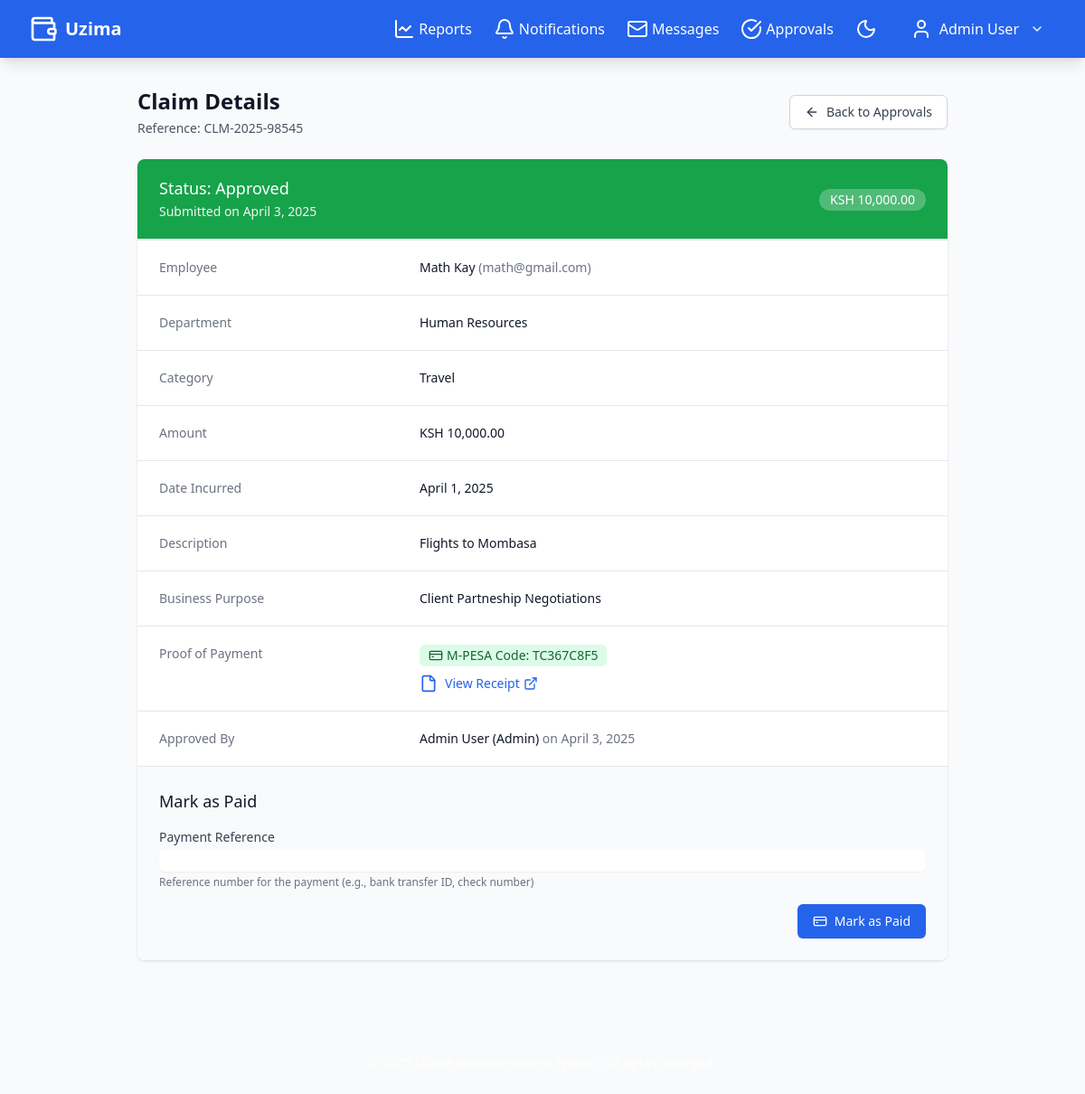
The app's page /view_claim.php?id=4 (signed in) with its own data.
### tables this page shows
CREATE TABLE claims (
                claimID INTEGER PRIMARY KEY AUTOINCREMENT,
                reference_number TEXT UNIQUE,
                userID INTEGER NOT NULL,
                department_id INTEGER,
                category_id INTEGER,
                amount NUMERIC NOT NULL,
                currency TEXT DEFAULT 'USD',
                description TEXT NOT NULL,
                purpose TEXT,
                incurred_date TEXT NOT NULL,
                receipt_path TEXT,
                additional_documents TEXT,
                status TEXT NOT NULL DEFAULT 'Draft',
                submission_date TIMESTAMP DEFAULT CURRENT_TIMESTAMP,
                last_updated TIMESTAMP DEFAULT CURRENT_TIMESTAMP,
                approval_date TEXT,
                payment_date TEXT,
                payment_reference TEXT,
                approverID INTEGER,
                reviewer_id INTEGER,
                rejection_reason TEXT,
                notes TEXT
            , mpesa_code VARCHAR(30), project_id INTEGER, billable_to_client INTEGER DEFAULT 0);

CREATE TABLE users (
                userID INTEGER PRIMARY KEY AUTOINCREMENT,
                employeeID TEXT UNIQUE,
                fullName TEXT NOT NULL,
                email TEXT NOT NULL UNIQUE,
                password TEXT NOT NULL,
                department_id INTEGER,
                position TEXT,
                role TEXT NOT NULL DEFAULT 'Employee',
                hire_date TEXT,
                contact_number TEXT,
                profile_image TEXT DEFAULT 'assets/images/default_profile.png',
                total_reimbursement NUMERIC DEFAULT 0.00,
                budget_limit NUMERIC DEFAULT NULL,
                is_active INTEGER DEFAULT 1,
                last_login TEXT,
                created_at TIMESTAMP DEFAULT CURRENT_TIMESTAMP,
                updated_at TIMESTAMP DEFAULT CURRENT_TIMESTAMP
            );

CREATE TABLE departments (
                department_id INTEGER PRIMARY KEY AUTOINCREMENT,
                department_name TEXT NOT NULL,
                department_code TEXT NOT NULL UNIQUE,
                manager_id INTEGER,
                budget_allocation NUMERIC DEFAULT 0.00,
                budget_remaining NUMERIC DEFAULT 0.00,
                fiscal_year_start TEXT,
                fiscal_year_end TEXT,
                created_at TIMESTAMP DEFAULT CURRENT_TIMESTAMP,
                updated_at TIMESTAMP DEFAULT CURRENT_TIMESTAMP
            );

CREATE TABLE expense_categories (
                category_id INTEGER PRIMARY KEY AUTOINCREMENT,
                category_name TEXT NOT NULL,
                category_code TEXT NOT NULL UNIQUE,
                description TEXT,
                max_amount NUMERIC DEFAULT NULL,
                requires_approval_over NUMERIC DEFAULT NULL,
                receipt_required INTEGER DEFAULT 1,
                is_active INTEGER DEFAULT 1,
                gl_account TEXT,
                created_at TIMESTAMP DEFAULT CURRENT_TIMESTAMP,
                updated_at TIMESTAMP DEFAULT CURRENT_TIMESTAMP
            );

### view_claim.php (the view, shortened to what this page needs)
<?php
require 'config.php';
$claim = null;
$category = null;
$department = null;
$employee = null;
$approver = null;
$claimID = isset($_GET['id']) ? (int)$_GET['id'] : 0;
try {
    if ($_SESSION['role'] === 'Employee') {
        $stmt = $pdo->prepare("SELECT * FROM claims WHERE claimID = ? AND userID = ?");
        $stmt->execute([$claimID, $_SESSION['user_id']]);
    } else {
        $stmt = $pdo->prepare("SELECT * FROM claims WHERE claimID = ?");
        $stmt->execute([$claimID]);
    }
    $claim = $stmt->fetch();
    $stmt = $pdo->prepare("SELECT * FROM expense_categories WHERE category_id = ?");
    $stmt->execute([$claim['category_id']]);
    $category = $stmt->fetch();
    $stmt = $pdo->prepare("SELECT * FROM departments WHERE department_id = ?");
    $stmt->execute([$claim['department_id']]);
    $department = $stmt->fetch();
    $stmt = $pdo->prepare("SELECT * FROM users WHERE userID = ?");
    $stmt->execute([$claim['userID']]);
    $employee = $stmt->fetch();
    if ($claim['approverID']) {
        $stmt = $pdo->prepare("SELECT * FROM users WHERE userID = ?");
        $stmt->execute([$claim['approverID']]);
        $approver = $stmt->fetch();
    }
} catch (Exception $e) {
    $error = $e->getMessage();
}
include 'includes/header.php';
?>
<div class="max-w-4xl mx-auto">
    <div class="mb-6 flex items-center justify-between">
        <div>
            <h1 class="text-2xl font-bold text-gray-900 dark:text-white">Claim Details</h1>
            <p class="mt-1 text-sm text-gray-600 dark:text-gray-400">
                Reference: <?= htmlspecialchars($claim['reference_number'] ?? 'N/A') ?>
            </p>
        </div>
        <div>
            <a href="<?= $_SESSION['role'] === 'Employee' ? 'view_claims.php' : 'approvals.php' ?>" class="inline-flex items-center px-4 py-2 border border-gray-300 dark:border-gray-600 shadow-sm text-sm font-medium rounded-md text-gray-700 dark:text-gray-300 bg-white dark:bg-gray-700 hover:bg-gray-50 dark:hover:bg-gray-600">
                <i data-lucide="arrow-left" class="h-4 w-4 mr-2"></i>
                Back to <?= $_SESSION['role'] === 'Employee' ? 'My Claims' : 'Approvals' ?>
            </a>
        </div>
    </div>
    <?php if ($claim): ?>
        <div class="bg-white dark:bg-gray-800 shadow overflow-hidden sm:rounded-lg">
            <div class="px-4 py-5 sm:px-6 border-b border-gray-200 dark:border-gray-700 <?= getStatusBannerClass($claim['status']) ?>">
                <div class="flex items-center justify-between">
                    <div>
                        <h3 class="text-lg leading-6 font-medium text-white">
                            Status: <?= $claim['status'] ?>
                        </h3>
                        <p class="mt-1 max-w-2xl text-sm text-gray-100">
                            Submitted on <?= date('F j, Y', strtotime($claim['submission_date'])) ?>
                        </p>
                    </div>
                    <div>
                        <span class="inline-flex items-center px-3 py-0.5 rounded-full text-sm font-medium bg-white bg-opacity-25 text-white">
                            KSH <?= number_format($claim['amount'], 2) ?>
                        </span>
                    </div>
                </div>
            </div>
            <div class="border-t border-gray-200 dark:border-gray-700 px-4 py-5 sm:p-0">
                <dl class="sm:divide-y sm:divide-gray-200 sm:dark:divide-gray-700">
                    <div class="py-4 sm:py-5 sm:grid sm:grid-cols-3 sm:gap-4 sm:px-6">
                        <dt class="text-sm font-medium text-gray-500 dark:text-gray-400">Employee</dt>
                        <dd class="mt-1 text-sm text-gray-900 dark:text-white sm:mt-0 sm:col-span-2">
                            <?= htmlspecialchars($employee['fullName'] ?? 'N/A') ?>
                            <?php if ($employee): ?>
                                <span class="text-gray-500 dark:text-gray-400">(<?= htmlspecialchars($employee['email']) ?>)</span>
                            <?php endif; ?>
                        </dd>
                    </div>
                    <div class="py-4 sm:py-5 sm:grid sm:grid-cols-3 sm:gap-4 sm:px-6">
                        <dt class="text-sm font-medium text-gray-500 dark:text-gray-400">Department</dt>
                        <dd class="mt-1 text-sm text-gray-900 dark:text-white sm:mt-0 sm:col-span-2">
                            <?= htmlspecialchars($department['department_name'] ?? 'N/A') ?>
                        </dd>
                    </div>
                    <div class="py-4 sm:py-5 sm:grid sm:grid-cols-3 sm:gap-4 sm:px-6">
                        <dt class="text-sm font-medium text-gray-500 dark:text-gray-400">Category</dt>
                        <dd class="mt-1 text-sm text-gray-900 dark:text-white sm:mt-0 sm:col-span-2">
                            <?= htmlspecialchars($category['category_name'] ?? 'N/A') ?>
                        </dd>
                    </div>
                    <div class="py-4 sm:py-5 sm:grid sm:grid-cols-3 sm:gap-4 sm:px-6">
                        <dt class="text-sm font-medium text-gray-500 dark:text-gray-400">Amount</dt>
                        <dd class="mt-1 text-sm text-gray-900 dark:text-white sm:mt-0 sm:col-span-2">
                            <span class="font-medium">KSH <?= number_format($claim['amount'], 2) ?></span>
                        </dd>
                    </div>
                    <div class="py-4 sm:py-5 sm:grid sm:grid-cols-3 sm:gap-4 sm:px-6">
                        <dt class="text-sm font-medium text-gray-500 dark:text-gray-400">Date Incurred</dt>
                        <dd class="mt-1 text-sm text-gray-900 dark:text-white sm:mt-0 sm:col-span-2">
                            <?= date('F j, Y', strtotime($claim['incurred_date'])) ?>
                        </dd>
                    </div>
                    <div class="py-4 sm:py-5 sm:grid sm:grid-cols-3 sm:gap-4 sm:px-6">
                        <dt class="text-sm font-medium text-gray-500 dark:text-gray-400">Description</dt>
                        <dd class="mt-1 text-sm text-gray-900 dark:text-white sm:mt-0 sm:col-span-2">
                            <?= nl2br(htmlspecialchars($claim['description'])) ?>
                        </dd>
                    </div>
                    <?php if (!empty($claim['purpose'])): ?>
                    <div class="py-4 sm:py-5 sm:grid sm:grid-cols-3 sm:gap-4 sm:px-6">
                        <dt class="text-sm font-medium text-gray-500 dark:text-gray-400">Business Purpose</dt>
                        <dd class="mt-1 text-sm text-gray-900 dark:text-white sm:mt-0 sm:col-span-2">
                            <?= htmlspecialchars($claim['purpose']) ?>
                        </dd>
                    </div>
                    <?php endif; ?>
                    <div class="py-4 sm:py-5 sm:grid sm:grid-cols-3 sm:gap-4 sm:px-6">
                        <dt class="text-sm font-medium text-gray-500 dark:text-gray-400">Proof of Payment</dt>
                        <dd class="mt-1 text-sm text-gray-900 dark:text-white sm:mt-0 sm:col-span-2">
                            <?php if (!empty($claim['receipt_path']) || !empty($claim['mpesa_code'])): ?>
                                <?php if (!empty($claim['mpesa_code'])): ?>
                                <div class="mb-2">
                                    <span class="inline-flex items-center px-2.5 py-0.5 rounded-md text-sm font-medium bg-green-100 text-green-800 dark:bg-green-700 dark:text-green-100">
                                        <i data-lucide="credit-card" class="h-4 w-4 mr-1"></i>
                                        M-PESA Code: <?= htmlspecialchars($claim['mpesa_code']) ?>
                                    </span>
                                </div>
                                <?php endif; ?>
                                <?php if (!empty($claim['receipt_path'])): ?>
                                <div class="flex items-center">
                                    <a href="<?= htmlspecialchars($claim['receipt_path']) ?>" target="_blank" class="font-medium text-blue-600 dark:text-blue-400 hover:underline inline-flex items-center">
                                        <i data-lucide="file" class="h-5 w-5 mr-2"></i>
                                        View Receipt
                                        <i data-lucide="external-link" class="h-4 w-4 ml-1"></i>
                                    </a>
                                </div>
                                <?php endif; ?>
                            <?php endif; ?>
                        </dd>
                    </div>
                    <?php if (in_array($claim['status'], ['Approved', 'Rejected', 'Paid']) && $approver): ?>
                    <div class="py-4 sm:py-5 sm:grid sm:grid-cols-3 sm:gap-4 sm:px-6">
                        <dt class="text-sm font-medium text-gray-500 dark:text-gray-400">
                            <?= $claim['status'] === 'Rejected' ? 'Rejected' : 'Approved' ?> By
                        </dt>
                        <dd class="mt-1 text-sm text-gray-900 dark:text-white sm:mt-0 sm:col-span-2">
                            <?= htmlspecialchars($approver['fullName']) ?> (<?= htmlspecialchars($approver['role']) ?>)
                            <?php if ($claim['approval_date']): ?>
                                <span class="text-gray-500 dark:text-gray-400">on <?= date('F j, Y', strtotime($claim['approval_date'])) ?></span>
                            <?php endif; ?>
                        </dd>
                    </div>
                    <?php endif; ?>
                </dl>
            </div>
            <?php if (in_array($_SESSION['role'], ['FinanceOfficer', 'Admin']) && $claim['status'] === 'Approved'): ?>
            <div class="p-6 bg-gray-50 dark:bg-gray-700 border-t border-gray-200 dark:border-gray-600">
                <h3 class="text-lg font-medium text-gray-900 dark:text-white mb-4">Mark as Paid</h3>
                <form action="view_claim.php?id=<?= $claimID ?>" method="post" class="space-y-4">
                    <div>
                        <label for="payment_reference" class="block text-sm font-medium text-gray-700 dark:text-gray-300">
                            Payment Reference
                        </label>
                        <input type="text" id="payment_reference" name="payment_reference"
                               class="mt-1 block w-full rounded-md border-gray-300 dark:border-gray-600 dark:bg-gray-700 dark:text-white shadow-sm focus:border-blue-500 focus:ring-blue-500">
                        <p class="mt-1 text-xs text-gray-500 dark:text-gray-400">Reference number for the payment (e.g., bank transfer ID, check number)</p>
                    </div>
                    <div class="flex items-center justify-end">
                        <button type="submit" name="action" value="mark_paid"
                               class="inline-flex items-center px-4 py-2 border border-transparent rounded-md shadow-sm text-sm font-medium text-white bg-blue-600 hover:bg-blue-700 focus:outline-none focus:ring-2 focus:ring-offset-2 focus:ring-blue-500">
                            <i data-lucide="credit-card" class="h-4 w-4 mr-2"></i>
                            Mark as Paid
                        </button>
                    </div>
                </form>
            </div>
            <?php endif; ?>
        </div>
    <?php endif; ?>
</div>
<?php
function getStatusBannerClass($status) {
    switch ($status) {
        case 'Approved':
            return 'bg-green-600';
    }
}
?>
<?php include 'includes/footer.php'; ?>

### records on screen
claims: reference_number "CLM-2025-98545", status "Approved", submission_date "April 3, 2025", amount "10,000.00", incurred_date "April 1, 2025", description "Flights to Mombasa", purpose "Client Partneship Negotiations", mpesa_code "TC367C8F5", approval_date "April 3, 2025"
users: fullName "Math Kay", email "math@gmail.com"
departments: department_name "Human Resources"
expense_categories: category_name "Travel"
users: fullName "Admin User", role "Admin"

### other values on screen
$_SESSION['fullName'] "Admin User"
